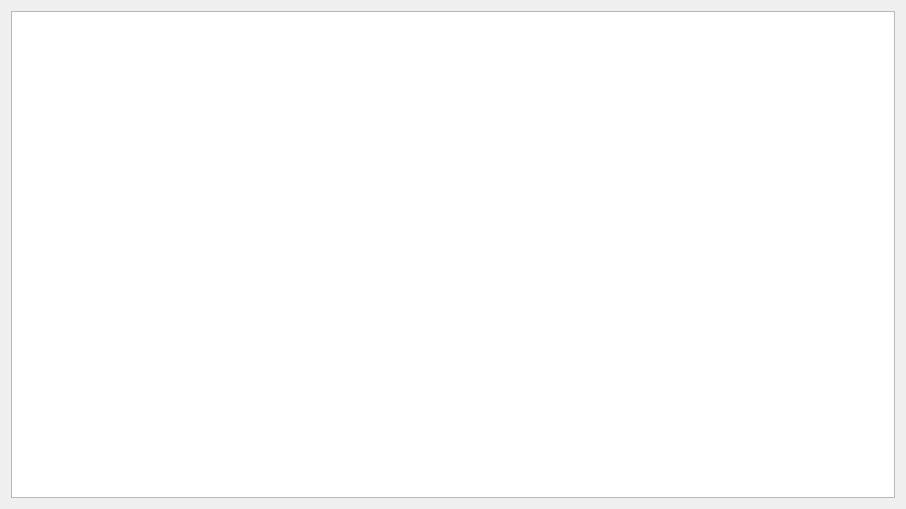
<?xml version="1.0" encoding="UTF-8"?>
<ui version="4.0">
 <class>PagamentosDia</class>
 <widget class="QWidget" name="PagamentosDia">
  <property name="geometry">
   <rect>
    <x>0</x>
    <y>0</y>
    <width>906</width>
    <height>509</height>
   </rect>
  </property>
  <property name="windowTitle">
   <string>Form</string>
  </property>
  <layout class="QGridLayout" name="gridLayout">
   <item row="0" column="0">
    <widget class="TableView" name="tableView">
     <property name="editTriggers">
      <set>QAbstractItemView::NoEditTriggers</set>
     </property>
     <property name="alternatingRowColors">
      <bool>true</bool>
     </property>
     <property name="selectionBehavior">
      <enum>QAbstractItemView::SelectRows</enum>
     </property>
    </widget>
   </item>
  </layout>
 </widget>
 <customwidgets>
  <customwidget>
   <class>TableView</class>
   <extends>QTableView</extends>
   <header>src/tableview.h</header>
  </customwidget>
 </customwidgets>
 <resources/>
 <connections/>
</ui>
